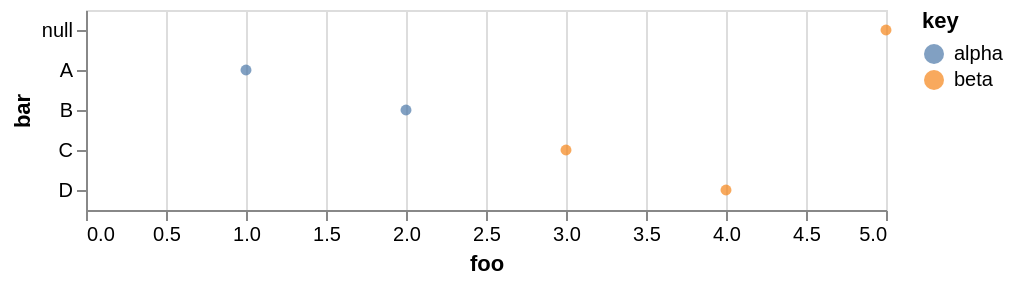

Write the Vega-Lite specification saved for this chart.
### Vega specification from a JSON file in a GitHub repository (floating-point values rounded to 4 significant figures)
{"$schema": "https://vega.github.io/schema/vega/v5.json", "background": "white", "padding": 5, "width": 400, "style": "cell", "data": [{"name": "source_0", "values": [{"key": "alpha", "foo": [1, 2], "bar": ["A", "B"]}, {"key": "beta", "foo": [3, 4, 5], "bar": ["C", "D"]}]}, {"name": "data_0", "source": "source_0", "transform": [{"type": "flatten", "fields": ["foo", "bar"], "as": ["foo", "bar"]}, {"type": "filter", "expr": "isValid(datum[\"foo\"]) && isFinite(+datum[\"foo\"])"}]}], "signals": [{"name": "y_step", "value": 20}, {"name": "height", "update": "bandspace(domain('y').length, 1, 0.5) * y_step"}], "marks": [{"name": "marks", "type": "symbol", "style": ["circle"], "from": {"data": "data_0"}, "encode": {"update": {"opacity": {"value": 0.7}, "fill": {"scale": "color", "field": "key"}, "ariaRoleDescription": {"value": "circle"}, "description": {"signal": "\"foo: \" + (format(datum[\"foo\"], \"\")) + \"; bar: \" + (isValid(datum[\"bar\"]) ? datum[\"bar\"] : \"\"+datum[\"bar\"]) + \"; key: \" + (isValid(datum[\"key\"]) ? datum[\"key\"] : \"\"+datum[\"key\"])"}, "x": {"scale": "x", "field": "foo"}, "y": {"scale": "y", "field": "bar"}, "shape": {"value": "circle"}}}}], "scales": [{"name": "x", "type": "linear", "domain": {"data": "data_0", "field": "foo"}, "range": [0, {"signal": "width"}], "nice": true, "zero": true}, {"name": "y", "type": "point", "domain": {"data": "data_0", "field": "bar", "sort": true}, "range": {"step": {"signal": "y_step"}}, "padding": 0.5}, {"name": "color", "type": "ordinal", "domain": {"data": "data_0", "field": "key", "sort": true}, "range": "category"}], "axes": [{"scale": "x", "orient": "bottom", "gridScale": "y", "grid": true, "tickCount": {"signal": "ceil(width/40)"}, "domain": false, "labels": false, "aria": false, "maxExtent": 0, "minExtent": 0, "ticks": false, "zindex": 0}, {"scale": "x", "orient": "bottom", "grid": false, "title": "foo", "labelFlush": true, "labelOverlap": true, "tickCount": {"signal": "ceil(width/40)"}, "zindex": 0}, {"scale": "y", "orient": "left", "grid": false, "title": "bar", "zindex": 0}], "legends": [{"fill": "color", "symbolType": "circle", "title": "key", "encode": {"symbols": {"update": {"opacity": {"value": 0.7}}}}}]}
